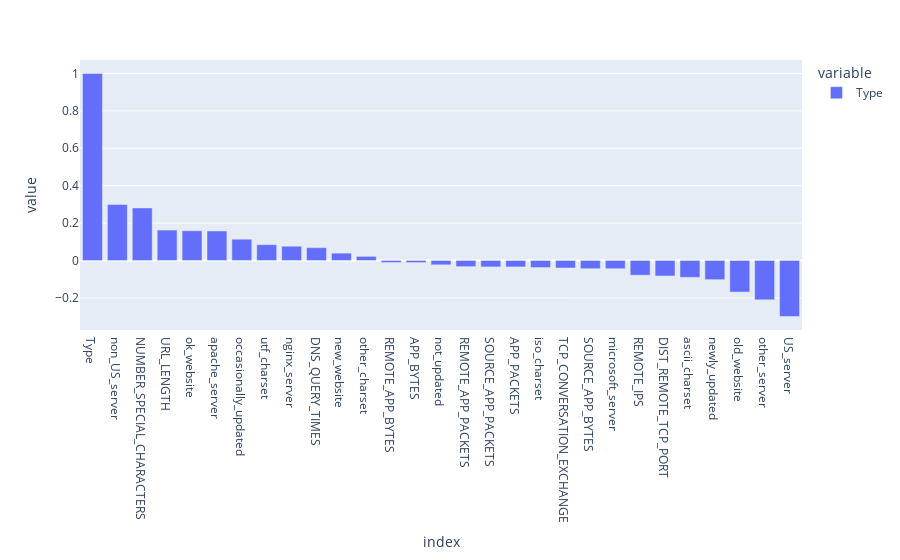

Notebook source saved alongside this figure:
### Code cell
plotly.plot(pd.DataFrame(corr_matrix['Type']).sort_values(by='Type', ascending=False),kind='bar')

### Figure 1 — Plotly figure (JSON) as saved in the notebook; plotly's stock layout.template omitted (floating-point values rounded to 4 significant figures)
{"data": [{"alignmentgroup": "True", "hovertemplate": "variable=Type<br>index=%{x}<br>value=%{y}<extra></extra>", "legendgroup": "Type", "marker": {"color": "#636efa", "pattern": {"shape": ""}}, "name": "Type", "offsetgroup": "Type", "orientation": "v", "showlegend": true, "textposition": "auto", "type": "bar", "x": ["Type", "non_US_server", "NUMBER_SPECIAL_CHARACTERS", "URL_LENGTH", "ok_website", "apache_server", "occasionally_updated", "utf_charset", "nginx_server", "DNS_QUERY_TIMES", "new_website", "other_charset", "REMOTE_APP_BYTES", "APP_BYTES", "not_updated", "REMOTE_APP_PACKETS", "SOURCE_APP_PACKETS", "APP_PACKETS", "iso_charset", "TCP_CONVERSATION_EXCHANGE", "SOURCE_APP_BYTES", "microsoft_server", "REMOTE_IPS", "DIST_REMOTE_TCP_PORT", "ascii_charset", "newly_updated", "old_website", "other_server", "US_server"], "xaxis": "x", "y": [1, 0.2996, 0.2811, 0.1626, 0.1588, 0.1579, 0.1138, 0.08456, 0.07627, 0.06861, 0.03927, 0.02201, -0.01102, -0.01128, -0.02346, -0.03303, -0.03451, -0.03451, -0.0379, -0.04028, -0.04395, -0.044, -0.0788, -0.083, -0.09044, -0.1027, -0.169, -0.2105, -0.2996], "yaxis": "y"}], "layout": {"barmode": "relative", "legend": {"title": {"text": "variable"}, "tracegroupgap": 0}, "margin": {"t": 60}, "xaxis": {"anchor": "y", "domain": [0, 1], "title": {"text": "index"}}, "yaxis": {"anchor": "x", "domain": [0, 1], "title": {"text": "value"}}}}
